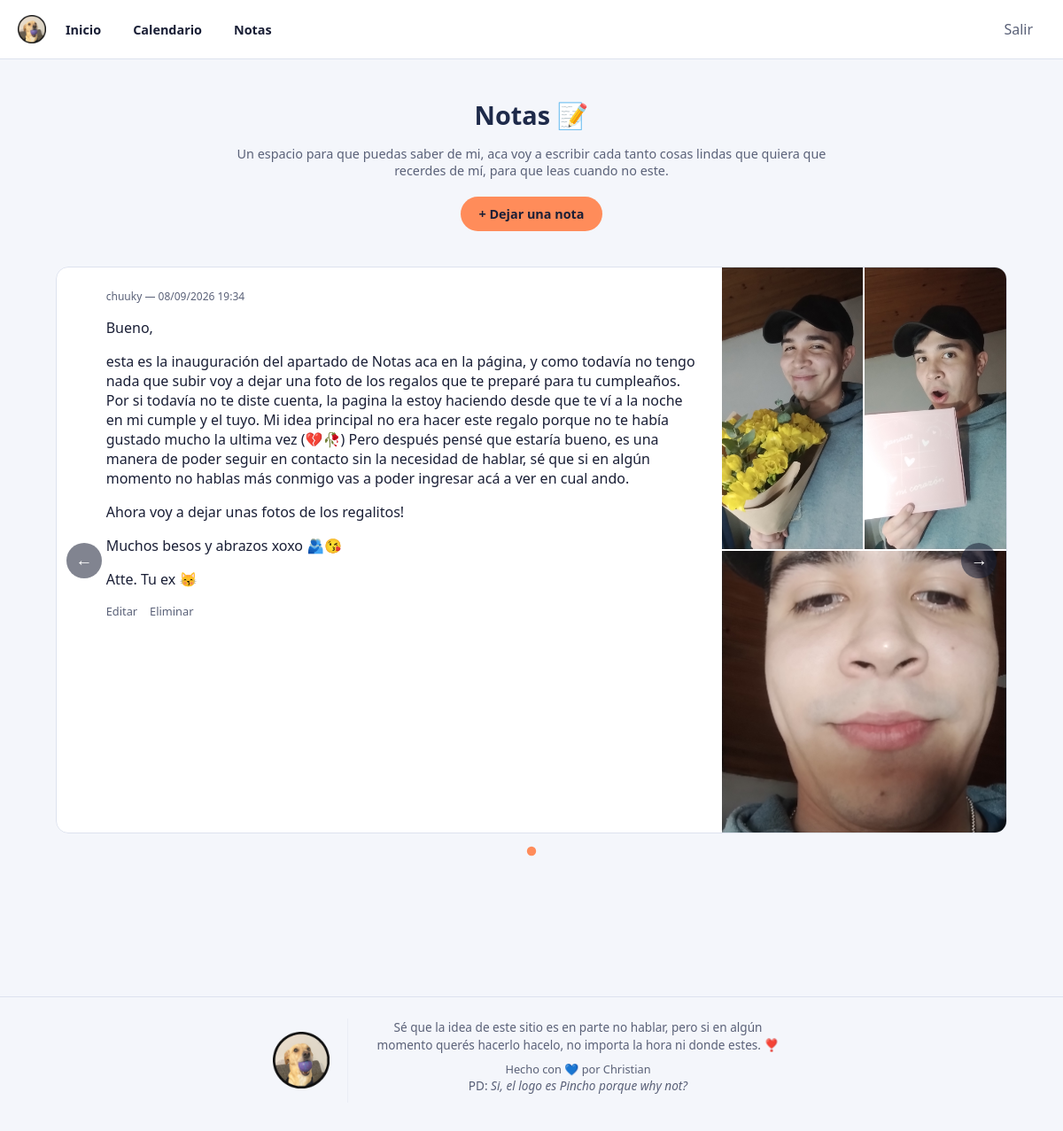
The page /notas/ (signed in) on the database its author committed.
### notas/models.py (models this page shows, shortened)
class Nota(models.Model):
    autor = models.ForeignKey(
        settings.AUTH_USER_MODEL,
        on_delete=models.CASCADE,
        related_name='notas',
    )
    titulo = models.TextField(default='Sin titulo')
    contenido = models.TextField()
    imagen = models.ImageField(upload_to='notas/', blank=True, null=True)
    creada = models.DateTimeField(auto_now_add=True)
    actualizada = models.DateTimeField(auto_now=True)
    class Meta:
        ordering = ['-creada']
    @property
    def urls_imagenes(self):
        urls = []
        if self.imagen:
            urls.append(self.imagen.url)
        for extra in self.imagenes_extra.all():
            urls.append(extra.imagen.url)
        return urls

### notas/views.py (the view)
# urls.py: path('', views.lista_notas, name='notas'),
@login_required
def lista_notas(request):
    notas = Nota.objects.all()
    return render(request, 'notas/lista.html', {'notas': notas})

### notas/templates/notas/lista.html (shortened to what this page needs)
{% extends 'base.html' %}
{% block contenido %}
<div class="contenedor-notas">
    <div class="notas-intro">
        <h1>Notas 📝</h1>
        <p class="seccion-descripcion">Un espacio para que puedas saber de mi, aca voy a escribir cada tanto cosas lindas que quiera que recerdes de mí, para que leas cuando no este.</p>
    </div>
    {% if user.is_superuser %}
        <a href="{% url 'nota_crear' %}" class="btn-nueva-nota">+ Dejar una nota</a>
    {% endif %}
    {% if notas %}
        <div class="carrusel-contenedor">
            <div class="carrusel-viewport">
                <div class="carrusel-pista" id="carrusel-notas-pista">
                    {% for nota in notas %}
                        <div class="nota{% if not nota.urls_imagenes %} nota-sin-imagen{% endif %}">
                            <div class="nota-texto">
                                <p class="nota-autor">{{ nota.autor.first_name|default:nota.autor.username }} — {{ nota.creada|date:"d/m/Y H:i" }}</p>
                                <p class="nota-contenido">{{ nota.contenido|linebreaks }}</p>
                                {% if nota.autor == request.user %}
                                    <div class="nota-acciones">
                                        <a href="{% url 'nota_editar' nota.pk %}">Editar</a>
                                        <a href="{% url 'nota_eliminar' nota.pk %}">Eliminar</a>
                                    </div>
                                {% endif %}
                            </div>
                            {% if nota.urls_imagenes %}
                                <div class="nota-imagen-grilla" id="imagenes-nota-{{ nota.pk }}">
                                    {% for url in nota.urls_imagenes %}
                                        <div class="nota-imagen-item-contenedor" onclick="abrirLightbox('{{ nota.pk }}', {{ forloop.counter0 }})">
                                            <img src="{{ url }}" alt="Foto de la nota" class="nota-imagen-grilla-item">
                                        </div>
                                    {% endfor %}
                                </div>
                            {% endif %}
                        </div>
                    {% endfor %}
                </div>
            </div>
            <button type="button" class="carrusel-flecha carrusel-flecha-izq" onclick="moverCarruselNotas(-1)">&larr;</button>
            <button type="button" class="carrusel-flecha carrusel-flecha-der" onclick="moverCarruselNotas(1)">&rarr;</button>
            <div class="carrusel-puntos" id="carrusel-notas-puntos"></div>
        </div>
    {% else %}
        <p class="preview-vacio">Todavía no hay notas.</p>
    {% endif %}
</div>
{% endblock %}

### citas/static/citas/style.css (style rules this page uses)
:root { --fondo: #f4f6fb; --fondo-tarjeta: #ffffff; --texto: #1a1f36; --texto-suave: #5a6178; --azul-noche: #1e2a4a; --azul-noche-claro: #2f3f6b; --acento: #ff8c5a; --acento-suave: #ffe0cf; --borde: #dde2ee; }
* { box-sizing: border-box; }
body { margin: 0; font-family: 'Segoe UI', system-ui, sans-serif; background: var(--fondo); color: var(--texto); transition: background 0.3s ease, color 0.3s ease; display: flex; flex-direction: column; min-height: 100vh; }
h1 { font-size: 1.8rem; color: var(--azul-noche); text-align: center; margin-bottom: 4px; }
.carrusel-contenedor { width: 92%; max-width: 1600px; margin: 20px auto 40px; position: relative; }
.carrusel-pista { display: flex; border-radius: 14px; transition: transform 0.4s ease; }
.carrusel-viewport { overflow: hidden; border-radius: 14px; }
.carrusel-flecha { position: absolute; top: 50%; width: 40px; height: 40px; border-radius: 50%; border: none; background: rgba(26, 31, 54, 0.55); color: #ffffff; cursor: pointer; font-size: 1.2rem; display: flex; align-items: center; justify-content: center; transition: transform 0.15s ease, background 0.15s ease; transform: translateY(-50%); z-index: 10; }
.carrusel-flecha-izq { left: 12px; }
.carrusel-flecha-der { right: 12px; }
.carrusel-puntos { display: flex; justify-content: center; gap: 8px; margin-top: 16px; }
.carrusel-puntos { display: flex; gap: 8px; }
.contenedor-notas { padding: 24px 16px 60px; text-align: center; }
.btn-nueva-nota { display: inline-block; margin-bottom: 20px; padding: 10px 20px; border-radius: 20px; background: var(--acento); color: #1a1f36; text-decoration: none; font-weight: 600; font-size: 0.9rem; transition: opacity 0.15s ease; }
.nota-autor { margin: 0 0 8px; font-size: 0.75rem; color: var(--texto-suave); }
.nota-contenido { margin: 0 0 10px; color: var(--texto); line-height: 1.5; }
.nota-acciones { display: flex; gap: 14px; }
.nota-acciones a { font-size: 0.8rem; color: var(--texto-suave); text-decoration: none; }
.seccion-descripcion { color: var(--texto-suave); font-size: 0.9rem; margin-bottom: 16px; }
.notas-intro { max-width: 700px; margin: 0 auto 20px; text-align: center; }
.nota { flex: 0 0 100%; display: flex; height: 640px; background: var(--fondo-tarjeta); border: 1px solid var(--borde); border-radius: 14px; overflow: hidden; text-align: left; }
.nota-texto { width: 70%; padding: 24px 24px 24px 56px; overflow-y: auto; }
.nota-imagen-grilla { width: 30%; height: 100%; flex-shrink: 0; display: grid; grid-template-columns: repeat(2, 1fr); grid-auto-rows: 1fr; gap: 2px; overflow-y: auto; }
.nota-imagen-item-contenedor { position: relative; cursor: pointer; overflow: hidden; }
.nota-imagen-grilla-item { width: 100%; height: 100%; object-fit: cover; display: block; }
.nota-imagen-grilla > .nota-imagen-item-contenedor:last-child:nth-child(odd) { grid-column: 1 / -1; }

### rows shown on the page
Nota: autor.first_name "chuuky", creada "08/09/2026 19:34", contenido "Bueno, esta es la inauguración del apartado de Notas aca en la página, y como todavía no tengo nada que subir voy a dejar una foto de los regalos que te preparé para tu cumpleaños. Por si todavía no te diste cuenta, la pagina la estoy haciendo desde que te ví a la noche en mi cumple y el tuyo. Mi idea principal no era hacer este regalo porque no te había gustado mucho la ultima vez (💔🥀) Pero después pensé que estaría bueno, es una manera de poder seguir en contacto sin la necesidad de hablar, sé que si en algún momento no hablas más conmigo vas a poder ingresar acá a ver en cual ando. Ahora voy a dejar unas fotos de los regalitos! Muchos besos y abrazos xoxo 🫂😘 Atte. Tu ex 😽", shows "Editar"
